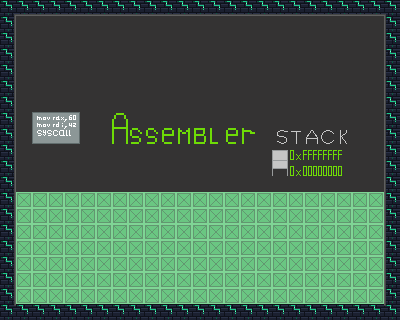

A 2D game scene composited from a Tiled map and its tileset images. What follows is a short description and the map's XML, with every tile layer's data as written:
An orthogonal 25x20 tile map with 16x16 px tiles, 2 tile layers (Фон, Слой тайлов 1), 2 tilesets.

<map version="1.10" tiledversion="1.11.1" orientation="orthogonal" renderorder="right-down" width="25" height="20" tilewidth="16" tileheight="16" infinite="0" nextlayerid="3" nextobjectid="1">
 <tileset firstgid="1" source="asem.tsx" />
 <tileset firstgid="193" source="tileslvl1.tsx" />
 <layer id="2" name="Фон" width="25" height="20">
  <data encoding="csv">
204,204,204,204,204,204,204,204,204,204,204,204,204,204,204,204,204,204,204,204,204,204,204,204,204,
204,204,204,204,204,204,204,204,204,204,204,204,204,204,204,204,204,204,204,204,204,204,204,204,204,
204,204,204,204,204,204,204,204,204,204,204,204,204,204,204,204,204,204,204,204,204,204,204,204,204,
204,204,204,204,204,204,204,204,204,204,204,204,204,204,204,204,204,204,204,204,204,204,204,204,204,
204,204,204,204,204,204,204,204,204,204,204,204,204,204,204,204,204,204,204,204,204,204,204,204,204,
204,204,204,204,204,204,204,204,204,204,204,204,204,204,204,204,204,204,204,204,204,204,204,204,204,
204,204,204,204,204,204,204,204,204,204,204,204,204,204,204,204,204,204,204,204,204,204,204,204,204,
204,204,204,204,204,204,204,204,204,204,204,204,204,204,204,204,204,204,204,204,204,204,204,204,204,
204,204,204,204,204,204,204,204,204,204,204,204,204,204,204,204,204,204,204,204,204,204,204,204,204,
204,204,204,204,204,204,204,204,204,204,204,204,204,204,204,204,204,204,204,204,204,204,204,204,204,
204,204,204,204,204,204,204,204,204,204,204,204,204,204,204,204,204,204,204,204,204,204,204,204,204,
204,204,204,204,204,204,204,204,204,204,204,204,204,204,204,204,204,204,204,204,204,204,204,204,204,
204,204,204,204,204,204,204,204,204,204,204,204,204,204,204,204,204,204,204,204,204,204,204,204,204,
204,204,204,204,204,204,204,204,204,204,204,204,204,204,204,204,204,204,204,204,204,204,204,204,204,
204,204,204,204,204,204,204,204,204,204,204,204,204,204,204,204,204,204,204,204,204,204,204,204,204,
204,204,204,204,204,204,204,204,204,204,204,204,204,204,204,204,204,204,204,204,204,204,204,204,204,
204,204,204,204,204,204,204,204,204,204,204,204,204,204,204,204,204,204,204,204,204,204,204,204,204,
204,204,204,204,204,204,204,204,204,204,204,204,204,204,204,204,204,204,204,204,204,204,204,204,204,
204,204,204,204,204,204,204,204,204,204,204,204,204,204,204,204,204,204,204,204,204,204,204,204,204,
204,204,204,204,204,204,204,204,204,204,204,204,204,204,204,204,204,204,204,204,204,204,204,204,204
</data>
 </layer>
 <layer id="1" name="Слой тайлов 1" width="25" height="20">
  <data encoding="csv">
80,155,155,155,155,155,155,155,155,155,155,155,155,155,155,155,155,155,155,155,155,155,155,155,81,
132,1,1,1,1,1,1,1,1,1,1,1,1,1,1,1,1,1,1,1,1,1,1,1,130,
132,1,1,1,1,1,1,1,1,1,1,1,1,1,1,1,1,1,1,1,1,1,1,1,130,
132,1,1,1,1,1,1,1,1,1,1,1,1,1,1,1,1,1,1,1,1,1,1,1,130,
132,1,1,1,1,1,1,1,1,1,1,1,1,1,1,1,1,1,1,1,1,1,1,1,130,
132,1,1,1,1,1,1,1,1,1,1,1,1,1,1,1,1,1,1,1,1,1,1,1,130,
132,1,1,1,1,1,1,1,1,1,1,1,1,1,1,1,1,1,1,1,1,1,1,1,130,
132,1,123,124,125,1,1,29,1,1,1,1,1,1,1,1,1,1,1,1,1,1,1,1,130,
132,1,147,148,149,1,1,53,54,55,56,57,58,59,60,61,1,17,18,19,20,21,1,1,130,
132,1,1,1,1,1,1,1,1,1,1,1,1,1,1,1,1,41,42,43,44,45,1,1,130,
132,1,49,1,1,1,1,1,1,1,1,1,1,1,1,1,1,65,66,67,68,69,1,1,130,
132,1,1,1,1,1,1,1,1,1,1,1,1,1,1,1,1,1,1,1,1,1,1,1,130,
132,102,102,102,102,102,102,102,102,102,102,102,102,102,102,102,102,102,102,102,102,102,102,102,130,
132,102,102,102,102,102,102,102,102,102,102,102,102,102,102,102,102,102,102,102,102,102,102,102,130,
132,102,102,102,102,102,102,102,102,102,102,102,102,102,102,102,102,102,102,102,102,102,102,102,130,
132,102,102,102,102,102,102,102,102,102,102,102,102,102,102,102,102,102,102,102,102,102,102,102,130,
132,102,102,102,102,102,102,102,102,102,102,102,102,102,102,102,102,102,102,102,102,102,102,102,130,
132,102,102,102,102,102,102,102,102,102,102,102,102,102,102,102,102,102,102,102,102,102,102,102,130,
132,102,102,102,102,102,102,102,102,102,102,102,102,102,102,102,102,102,102,102,102,102,102,102,130,
104,131,131,131,131,131,131,131,131,131,131,131,131,131,131,131,131,131,131,131,131,131,131,131,105
</data>
 </layer>
</map>
